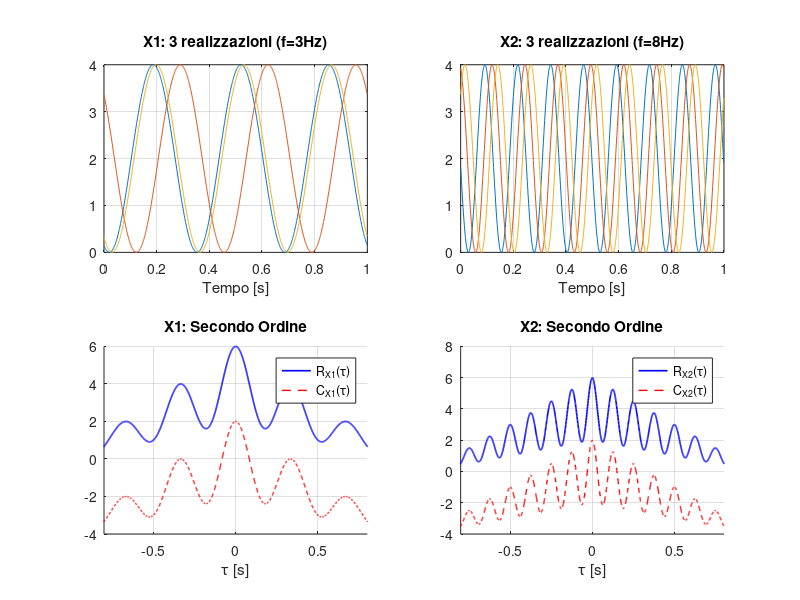

Recreate this plot in MATLAB.
%% Analisi Statistica Comparativa: Processi X1 e X2
clear; clc; close all;

% --- 1. Parametri dei Segnali ---
fs = 1000;              
t = 0:1/fs:1-1/fs;      
f1 = 3;                 % Frequenza X1
f2 = 8;                % Frequenza X2 (cambiata per contrasto visivo)
A = 2;                  % Ampiezza comune

N = 5000; % Numero di realizzazioni per la statistica di insieme
theta1 = 2*pi*rand(N, 1); 
theta2 = 2*pi*rand(N, 1);

% Generazione Processi (Matrici: Realizzazioni x Tempo)
X1 = A * cos(2*pi*f1*t + theta1) + 2;
X2 = A * cos(2*pi*f2*t + theta2) + 2;

% --- 2. Calcolo Funzioni di Secondo Ordine (su singola realizzazione) ---
% Prendiamo la prima riga di ogni matrice (ipotesi di ergodicità per WSS)
[R1, lags] = xcorr(X1(1,:), 'biased'); % <- il decadimento ai lati è dovuto a 'biased', 'unbiased' dà il valore teorico (coseno)
[R2, ~]    = xcorr(X2(1,:), 'biased');
tau = lags/fs;

% Autocovarianza C(tau) = R(tau) - mu^2
C1 = R1 - (mean(X1(1,:)))^2;
C2 = R2 - (mean(X2(1,:)))^2;

% --- 3. Visualizzazione Grafica (4 Plot) ---
figure('Color', 'w', 'Position', [100 100 1000 700]);

% TOP LEFT: Segnale 1 nel tempo
subplot(2,2,1);
plot(t, X1(1:3,:));
title(['X1: 3 realizzazioni (f=', num2str(f1), 'Hz)']); 
xlabel('Tempo [s]'); grid on;

% TOP RIGHT: Segnale 2 nel tempo
subplot(2,2,2);
plot(t, X2(1:3,:));
title(['X2: 3 realizzazioni (f=', num2str(f2), 'Hz)']); 
xlabel('Tempo [s]'); grid on;

% BOTTOM RIGHT: Autocorr e Autocov per X1
subplot(2,2,3);
hold on;
plot(tau, R1, 'b', 'LineWidth', 1.2, 'DisplayName', 'R_{X1}(\tau)');
plot(tau, C1, 'r--', 'LineWidth', 1, 'DisplayName', 'C_{X1}(\tau)');
xlim([-0.8 0.8]); title('X1: Secondo Ordine');
xlabel('\tau [s]'); legend; grid on;

% BOTTOM LEFT: Autocorr e Autocov per X2
subplot(2,2,4);
hold on;
plot(tau, R2, 'b', 'LineWidth', 1.2, 'DisplayName', 'R_{X2}(\tau)');
plot(tau, C2, 'r--', 'LineWidth', 1, 'DisplayName', 'C_{X2}(\tau)');
xlim([-0.8 0.8]); title('X2: Secondo Ordine');
xlabel('\tau [s]'); legend; grid on;

% --- 4. Stampa Parametri Statistici ---
fprintf('--- PARAMETRI STATISTICI ORDINE 1 ---\n');
fprintf('SEGNALE 1 (f=%d Hz):\n', f1);
fprintf('  Media stimata:    %.4f (Teorica: 0)\n', mean(X1(:)));
fprintf('  Potenza stimata:  %.4f (Teorica: %.2f)\n', mean(X1(:).^2), A^2/2);
fprintf('  Varianza stimata: %.4f (Teorica: %.2f)\n\n', var(X1(:)), A^2/2);

fprintf('SEGNALE 2 (f=%d Hz):\n', f2);
fprintf('  Media stimata:    %.4f (Teorica: 0)\n', mean(X2(:)));
fprintf('  Potenza stimata:  %.4f (Teorica: %.2f)\n', mean(X2(:).^2), A^2/2);
fprintf('  Varianza stimata: %.4f (Teorica: %.2f)\n', var(X2(:)), A^2/2);
